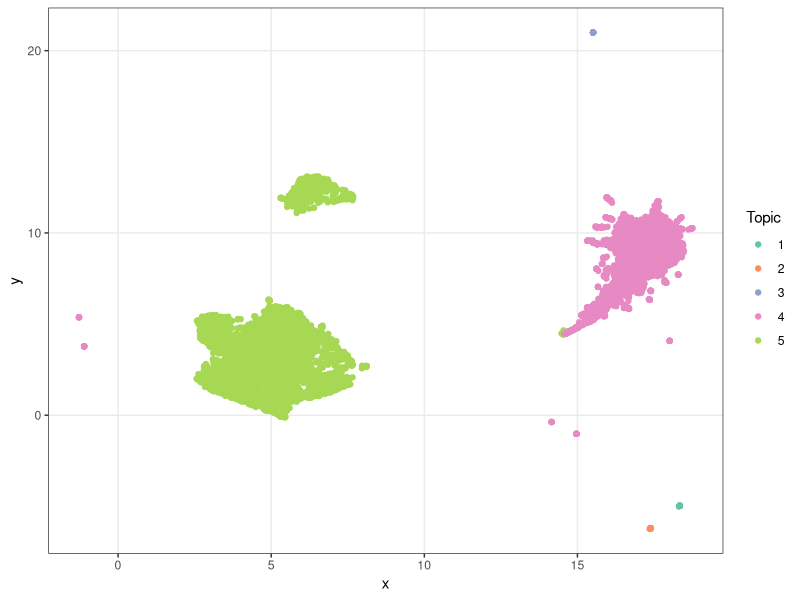
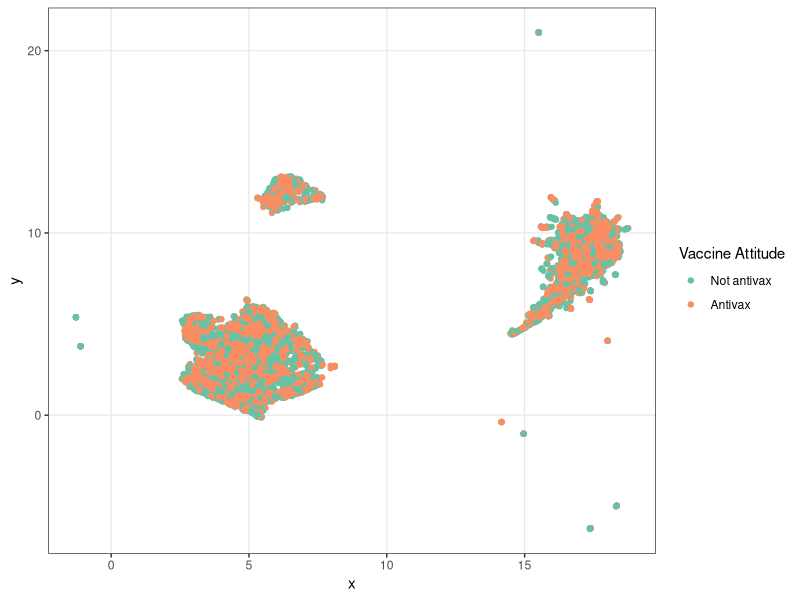

Reproduce these figures in R, in order.
library(data.table)
library(ggplot2)

theme_set(theme_bw()) # change the default ggplot theme to black-and-white
theme_update(
  panel.grid.minor = element_blank()
)

result <- fread("bertopic_result.csv", data.table = F)
result <- result[result$labels != -1, ]
result$labels <- as.factor(result$labels + 1)
result$antivax <- as.factor(result$antivax)
ggplot(data=result) +
  geom_point(aes(x=x, y=y, color=labels)) +
  scale_color_brewer(palette = "Set2", name = "Topic")

ggplot(data=result) +
  geom_point(aes(x=x, y=y, color=antivax)) +
  scale_color_brewer(palette = "Set2", name = "Vaccine Attitude",
                     labels = c("0" = "Not antivax", "1" = "Antivax"))
